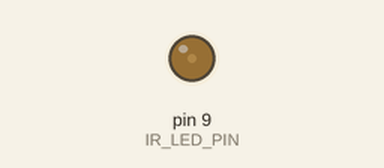
This sketch was run on a simulated Arduino Uno, built with avr-gcc and run on an emulated ATmega328P. Parts: output pins drawn as LEDs (lit = HIGH). What the sketch prints to the serial monitor is not drawn.

Above: at 0.46 s.
Timing chart, 0 to 40.0 s (numbered marks = the images above):
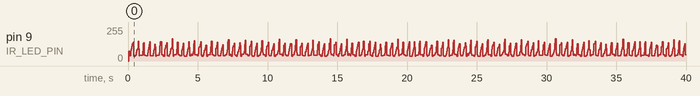

The sketch:

TransmitterSideV3.ino
```cpp
//@ -0,0 +1,96 @@
#define IR_LED_PIN 9 // Digital Pin 9 corresponds to ATmega328p's PB1 pin, which has Timer1 functionality
#define PULSE_DURATION 600  // Duration of a pulse in microseconds
#define SPACE_DURATION 600  // Duration of a space in microseconds

volatile bool transmitting = false;
volatile uint8_t currentByte = 0;
volatile uint8_t bitCount = 0;
volatile const char *message = NULL;
volatile bool pulseActive = false;
volatile unsigned long pulseEndTime = 0;

void setup() {
  Serial.begin(9600); // For verification purposes
  DDRB |= (1 << DDB1); // Set PB1 as output

  // Configure Timer1 for carrier frequency generation
  TCCR1A = 0;
  TCCR1B = 0;

  // Set desired frequency
  int frequency = 2125;
  int prescalar = 8;
  int timerValue = (F_CPU / (2 * prescalar * frequency)) - 1;

  // Set timer value
  OCR1A = timerValue;

  // Configure Timer1 in CTC mode (clears timer on compare)
  TCCR1B |= (1 << WGM12);
  TCCR1B |= (1 << CS11);

  // Enable Timer1 compare interrupt
  TIMSK1 |= (1 << OCIE1A);

  // Configure Timer2 for pulse and space timing
  TCCR2A = 0;
  TCCR2B = 0;
  TCCR2B |= (1 << CS21); // Set prescaler to 8
  OCR2A = (F_CPU / 8 / 1000000) * PULSE_DURATION - 1; // Set Timer2 compare value for pulse duration

  // Set interrupt global enable flag bit (re-enable interrupts after being disabled).
  sei();
}

ISR(TIMER1_COMPA_vect) {
  PORTB ^= (1 << PORTB1); // Toggle PB1 to generate carrier frequency
}

ISR(TIMER2_COMPA_vect) {
  if (transmitting) {
    if (pulseActive) {
      // End of pulse
      PORTB &= ~(1 << PORTB1); // Set PB1 LOW
      pulseActive = false;
      OCR2A = (F_CPU / 8 / 1000000) * SPACE_DURATION - 1; // Set Timer2 compare value for space duration
    } else {
      // End of space
      if (bitCount < 8) {
        if (currentByte & (1 << (7 - bitCount))) {
          // Start pulse
          PORTB |= (1 << PORTB1); // Set PB1 HIGH
          pulseActive = true;
          OCR2A = (F_CPU / 8 / 1000000) * PULSE_DURATION - 1; // Set Timer2 compare value for pulse duration
        }
        bitCount++;
      } else {
        // Space between characters
        bitCount = 0;
        message++;
        if (*message) {
          currentByte = *message;
        } else {
          transmitting = false;
          TIMSK2 &= ~(1 << OCIE2A); // Disable Timer2 interrupt
        }
      }
    }
  }
}

void loop() {
  transmitMessage("Hello World!");
  while (transmitting) {
    // Wait for transmission to complete
  }
  Serial.println("Message transmitted successfully");
  //delay(5000);
}

void transmitMessage(const char* msg) {
  message = msg;
  currentByte = *message;
  bitCount = 0;
  transmitting = true;
  TIMSK2 |= (1 << OCIE2A); // Enable Timer2 interrupt
}
```
